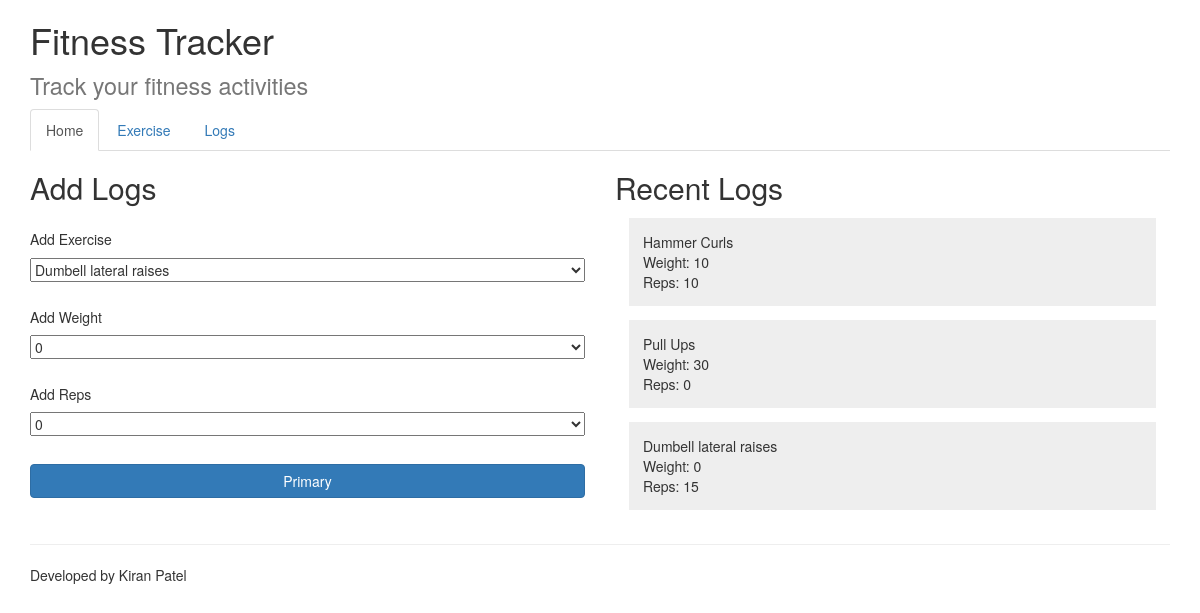
The page / on the database its author committed.
### tables this page shows
CREATE TABLE `ExerciseLogs` (
  `log_id` int(11) NOT NULL AUTO_INCREMENT,
  `exercise_id` int(11) NOT NULL,
  `user_id` int(11) NOT NULL,
  `exercise_weight` smallint(3) DEFAULT NULL,
  `exercise_reps` tinyint(4) DEFAULT NULL,
  `dateVal` date DEFAULT NULL,
  PRIMARY KEY (`log_id`)
);

CREATE TABLE `exercises` (
  `exercise_id` int(11) NOT NULL AUTO_INCREMENT,
  `exercise_name` varchar(100) DEFAULT NULL,
  `exercise_img_url` varchar(255) NOT NULL,
  PRIMARY KEY (`exercise_id`)
);

### api/makeRequest.php (called while the page is built, shortened)
<?php
	class makeRequest
	{
		public function request($query)
		{
			$connection = new connection();
			$con = $connection->getConnection();
			$result = mysqli_query($con, $query);
			return $result;
		}
	}
?>

### addLogs/getExerciseList.php (called while the page is built)
<?php
	include "api/makeRequest.php";
	$req = new makeRequest();
	$query = "SELECT * FROM Exercises";
	$result = $req->request($query);
?>

### index.php (the view, shortened to what this page needs)
<!DOCTYPE html>
<html lang="en">
<head>
		<?php require_once "styles/styleLinks.php"; ?>
</head>
<body>
	<div class="container">
		<?php require_once "header.php"; ?>
		<div class="row">
			<div class="col-xs-12">
				<ul class="nav nav-tabs">
				  <li role="presentation" class="active"><a href="#">Home</a></li>
				  <li role="presentation"><a href="exercise.php">Exercise</a></li>
				  <li role="presentation"><a href="logs.php">Logs</a></li>
				</ul>
			</div>
		</div>
		<div class="row">
			<div class="col-xs-12 col-md-6">
				<h2>Add Logs</h2>
				<div id="form">
					<h5 class="log_header">Add Exercise</h5>
					<select name="exercise" class="fullWidth" id="exercise_option">
						<?php
							require_once "addLogs/getExerciseList.php";
							while($row = mysqli_fetch_array($result))
							{
								echo "<option value='" . $row['exercise_id'] ."' >" . ucfirst($row['exercise_name']) ."</option>";
							}
						?>
					</select>
					<br/>
					<h5 class="log_header">Add Weight</h5>
					<select name="weight" class="fullWidth" id="weight_option">
						<?php require_once "addLogs/getWeightList.php"; ?>
					</select>
					<br/>
					<h5 class="log_header">Add Reps</h5>
					<select name="reps" class="fullWidth" id="rep_option">
						<?php require_once "addLogs/getRepList.php"; ?>
					</select>
					<br/>
					<button type="button" class="btn btn-primary log_header fullWidth" id="addLogsButton">Primary</button>
				</div>
			</div>
			<div class="col-xs-12 col-md-6">
				<h2>Recent Logs</h2>
				<?php
					$req = new makeRequest();
					$query = "SELECT exercise_name, exercise_weight, exercise_reps, dateVal
								FROM user u, exercises e, exerciseLogs el
								WHERE u.user_id = el.user_id and e.exercise_id = el.exercise_id
								ORDER BY dateVal DESC
								LIMIT 3";
					$result = $req->request($query);
					while($row = mysqli_fetch_array($result))
					{
						echo "<div class='exercise_nodes'>";
							echo ucfirst($row['exercise_name']) . "<br/>";
							echo "Weight: " . $row['exercise_weight']. "<br/>";
							echo "Reps: " . $row['exercise_reps'];
						echo "</div>";
					}
				?>
			</div>
		</div>
		<?php require_once "footer.php"; ?>
	</div>
</body>
</html>

### styles/custom.css (style rules this page uses)
.fullWidth { width: 100%; }
#addLogsButton { margin-right: auto; margin-left: auto; display: block; }
.exercise_nodes { padding: 1em; background: #eee; margin: 1em; }
.log_header { margin-top: 2em; }
.exercise_nodes { margin: 1em; }

### rows shown on the page
exerciselogs: exercise.exercise_name "Hammer Curls", exercise_weight "10", exercise_reps "10"
exerciselogs: exercise.exercise_name "Pull Ups", exercise_weight "30", exercise_reps "0"
exerciselogs: exercise.exercise_name "Dumbell lateral raises", exercise_weight "0", exercise_reps "15"

### other values the page prints
$title "Fitness Tracker"
form field exercise "Dumbell lateral raises"
form field weight "0"
form field reps "0"
